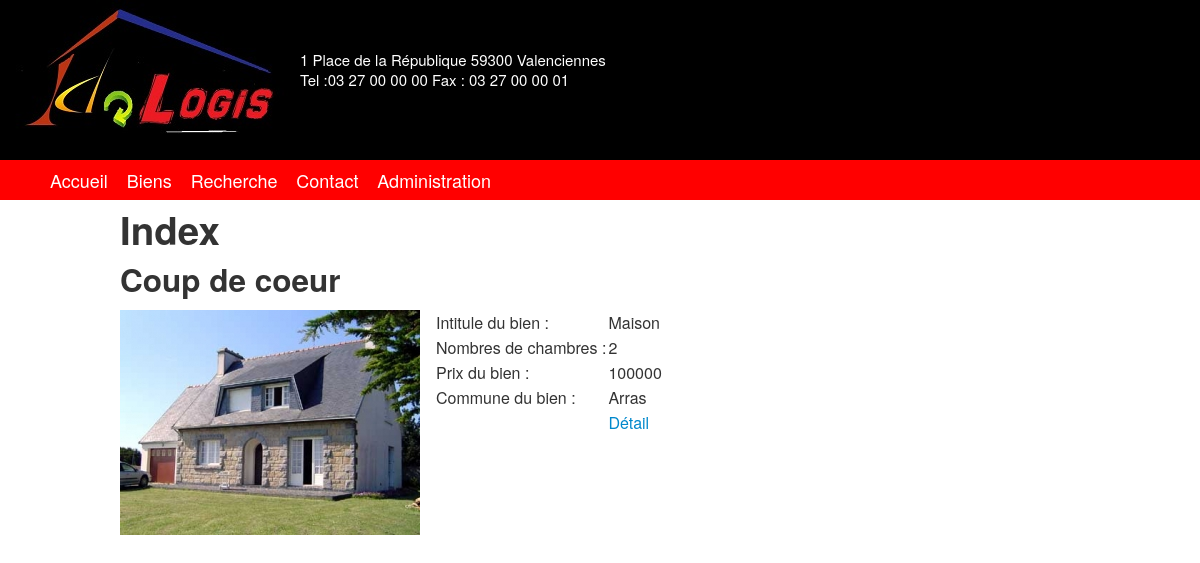
The page / on the database its author committed.
### tables this page shows
CREATE TABLE IF NOT EXISTS `bien` (
  `IdBien` int(11) NOT NULL AUTO_INCREMENT,
  `IntituleBien` varchar(255) NOT NULL,
  `NbChambresBien` int(11) NOT NULL,
  `GarageBien` varchar(255) NOT NULL,
  `JardinBien` varchar(255) NOT NULL,
  `PrixBien` int(11) NOT NULL,
  `EnergieBien` varchar(255) NOT NULL,
  `photoBien` varchar(100) NOT NULL DEFAULT 'defaut.jpg',
  `CommuneBien` int(11) NOT NULL,
  PRIMARY KEY (`IdBien`),
  KEY `CommuneBien` (`CommuneBien`)
);

CREATE TABLE IF NOT EXISTS `commune` (
  `IdCommune` int(11) NOT NULL AUTO_INCREMENT,
  `CodePostalCommune` varchar(5) NOT NULL,
  `NomCommune` varchar(50) NOT NULL,
  `SecteurCommune` int(11) NOT NULL,
  PRIMARY KEY (`IdCommune`),
  KEY `SecteurCommune` (`SecteurCommune`)
);

### index.php (the view)
<?php include("includes/hautPage.php");
$req='select * from Bien, coupdecoeur, commune where coupdecoeur.IdBienCoupDeCoeur=Bien.idBien and commune.idCommune=Bien.CommuneBien';
$cdc=mysql_query($req);
$bien = mysql_fetch_array($cdc);
?>
<h1>Index</h1>
<h2>Coup de coeur</h2>
	<div class="pull-left"><?php echo '<img src="style/biens/'.$bien['photoBien'].'" />'; ?></div>
		<table>
			<tr>
				<td>Intitule du bien : </td>
				<td><?php echo $bien['IntituleBien']; ?></td>
			</tr>
			<tr>
				<td>Nombres de chambres : </td>
				<td><?php echo $bien['NbChambresBien']; ?></td>
			</tr>
			<tr>
				<td>Prix du bien : </td>
				<td><?php echo $bien['PrixBien']; ?></td>
			</tr>
			<tr>
				<td>Commune du bien : </td>
				<td><?php echo $bien['NomCommune']; ?></td>
			</tr>
			<tr>
				<td></td>
				<td><?php echo '<a href="cBien.php?action=detail&idBien='.$bien['IdBien'].'">Détail</a>'; ?></td>
			</tr>
</table>
<?php include("includes/basPage.php"); ?>

### style/design.css (style rules this page uses)
html { margin: 0; padding: 0; }
body { margin: 0; padding: 0; }
.pull-left { margin-right: 15px; }

### rows shown on the page
bien: photoBien (picture), IntituleBien "Maison", NbChambresBien "2", PrixBien "100000", CommuneBien.NomCommune "Arras"
